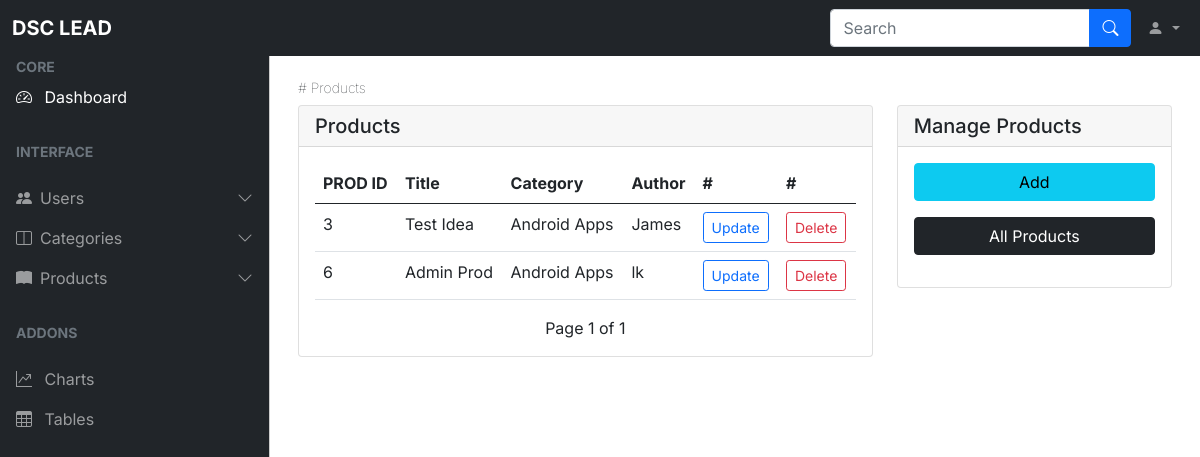
The app's page /lead/products/ with its own data.
### lead/models.py (models this page shows, shortened)
class Product(models.Model):
    title = models.CharField(max_length=100)
    sub_title = models.CharField(max_length=250)
    desc = models.TextField()
    category = models.ForeignKey(Category, on_delete=models.CASCADE)
    author = models.ForeignKey(CustomUser, on_delete=models.CASCADE)

class Category(models.Model):
    name = models.CharField(max_length=100)
    desc = models.TextField()
    def __str__(self):
        return self.name

### accounts/models.py (models this page shows)
class CustomUser(AbstractUser):
    role = [
        ('admin', 'Admin'),
        ('member', 'Member'),
    ]
    username = None
    email = models.EmailField(unique=True)
    full_names = models.CharField(max_length=100, blank=True)
    user_type = models.CharField(max_length=20, choices=role, default='Member')
    date_joined = models.DateField(auto_now_add=True)
    USERNAME_FIELD = 'email'
    REQUIRED_FIELDS = ['full_names', ]
    objects = CustomUserManager()
    def __str__(self):
        return self.full_names

### lead/views.py (the view)
# urls.py: path('products/', views.ProductListView.as_view(), name='products'),
class ProductListView(ListView):
    context_object_name = 'products'
    model = Product
    template_name = 'products/products.html'
    paginate_by = 5

### lead/templates/products/products.html (shortened to what this page needs)
{% extends '../dashboard.html' %}
{% block content %}
<div id="content" class="can_have_sidenav">
    <div class="p-3">
        {% block items %}
        <h3 class="fw-lighter small"># Products</h3>
        <div class="row">
            <div class="col-12 col-lg-8 mb-4 mb-lg-0">
                {% if products %}
                <div class="card">
                    <h5 class="card-header">Products</h5>
                    <div class="card-body">
                        <div class="table-responsive">
                            <table class="table">
                                <thead>
                                    <tr>
                                        <th scope="col">PROD ID</th>
                                        <th scope="col">Title</th>
                                        <th scope="col">Category</th>
                                        <th scope="col">Author</th>
                                        <th scope="col">#</th>
                                        <th scope="col">#</th>
                                    </tr>
                                </thead>
                                <tbody>
                                    {% for product in products %}
                                    <tr>
                                        <td>{{product.id}}</td>
                                        <td>{{product.title}}</td>
                                        <td>{{product.category}}</td>
                                        <td>{{product.author}}</td>
                                        <td>
                                            <a href="{% url 'product_update' product.id %}"
                                                class="btn btn-sm btn-outline-primary">Update</a>
                                        </td>
                                        <td>
                                            <a href="{% url 'product_delete' product.id %}"
                                                class="btn btn-sm btn-outline-danger">Delete</a>
                                        </td>
                                    </tr>
                                    {% endfor %}
                                </tbody>
                            </table>
                        </div>
                        <div class='pagination justify-content-center'>
                            <span class='mx-4'>
                                Page {{ page_obj.number }} of {{ page_obj.paginator.num_pages }}
                            </span>
                        </div>
                    </div>
                </div>
                {% endif %}
            </div>
            {% endblock %}
            <div class="col">
                <div class="card mb-3">
                    <h5 class="card-header">Manage Products</h5>
                    <div class="card-body">
                        <a class="btn btn-info mb-3 w-100" href="{% url 'add_product' %}">Add</a>
                        <a class="btn btn-dark mb-3 w-100" href="{% url 'products' %}">All Products</a>
                    </div>
                </div>
            </div>
        </div>
    </div>
</div>
{% endblock %}

### records on screen
Product: id "3", title "Test Idea", category "Android Apps", author "James"
Product: id "6", title "Admin Prod", category "Android Apps", author "lk"

### other values on screen
{{ page_obj.number }} "1"
{{ page_obj.paginator.num_pages }} "1"
